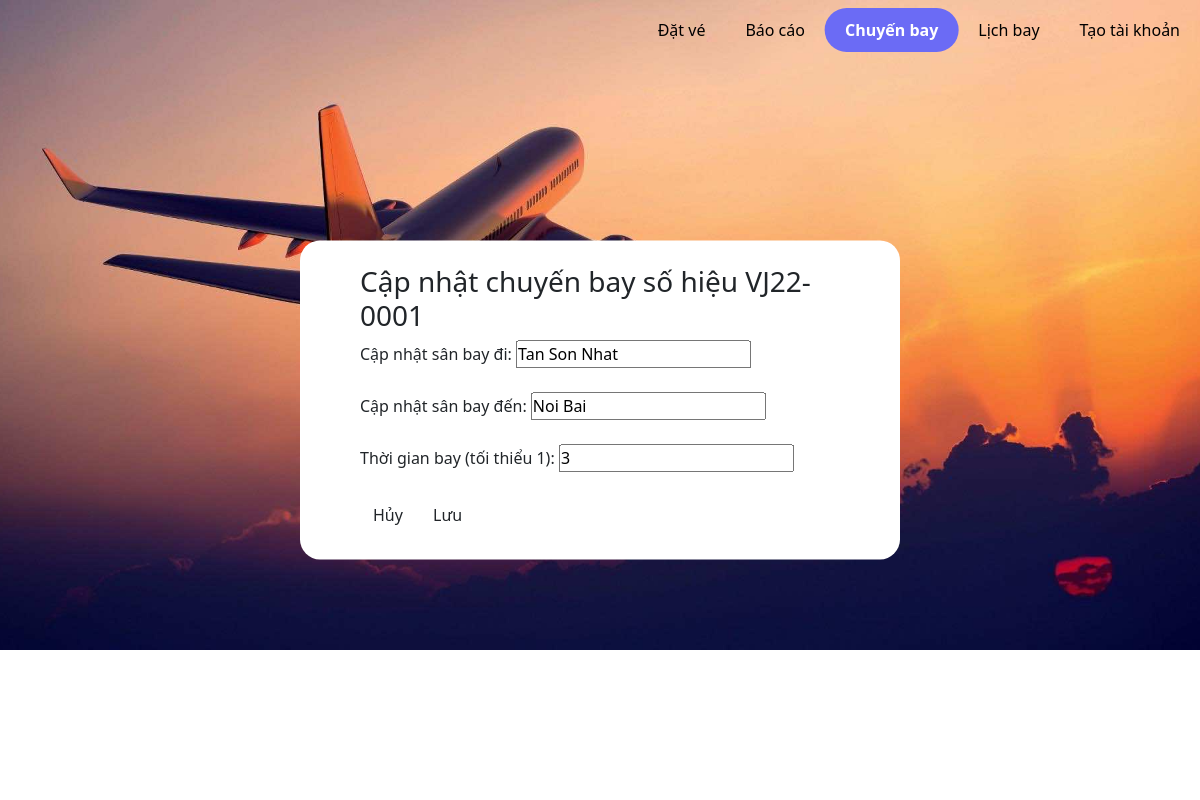
The app's page /update_flight/VJ22-0001/ with its own data.
### flights/models.py (models this page shows, shortened)
class Flight(models.Model):
    flId = models.CharField(max_length=9, primary_key=True)
    fromAp = models.ForeignKey(Airport, on_delete=models.CASCADE, related_name="fromAP_flight")
    toAp = models.ForeignKey(Airport, on_delete=models.CASCADE, related_name="toAP_flight")
    flTime = models.IntegerField()
    brand = models.ForeignKey(Brand, on_delete=models.CASCADE)

class Airport(models.Model):
    apId = models.CharField(max_length=5, primary_key=True)
    apName = models.TextField(max_length=255)
    place = models.TextField(max_length=255)

### flights/views.py (the view, shortened to what this page needs)
# urls.py: path('update_flight/<str:pk>/', views.updateFlight, name='update_flight'),
def updateFlight(request, pk):
    flight = Flight.objects.get(flId=pk)
    form = FlightForm(instance=flight)
    airports = Airport.objects.all()
    context = {"form":form, 'airports':airports, 'flight':flight}
    return render(request, 'update_flight.html', context)

### flights/forms.py
class FlightForm(ModelForm):
    class Meta:
        model = Flight
        fields = '__all__'

### flights/templates/update_flight.html (shortened to what this page needs)
<!DOCTYPE html>
{% load static %}
<html lang="en">
<head>
  <link href="https://cdn.jsdelivr.net/npm/bootstrap@5.3.0-alpha1/dist/css/bootstrap.min.css" rel="stylesheet"
>
  <link rel="stylesheet" href="{% static '/assets/css/styte.css' %}">
</head>
<body>
  <div class="banner banner2">
    <div class="navbar">
      <a class="nav-item" href={% url "index" %}>Đặt vé</a>
      <a class="nav-item" href="">Báo cáo</a>
      <a class="nav-item active" href="{% url 'flight_list' %}">Chuyến bay</a>
      <a class="nav-item" href="{% url 'flight_list' %}">Lịch bay</a>
      <a class="nav-item" href="{% url 'create_user' %}">Tạo tài khoản</a>
    </div>
    <form id="form-update-fl" action="{% url 'flight_list' %}" method="POST">
      <h3>Cập nhật chuyến bay số hiệu {{flight.flId}}</h3>
      <label>Cập nhật sân bay đi: </label>
      <input type="text" required list="airport_list" name="fromAp" value="{{flight.fromAp.apName}}">
      <br><br>
      <label>Cập nhật sân bay đến: </label>
      <input type="text" required list="airport_list" name="toAp" value="{{flight.toAp.apName}}">
      <br><br>
      <label for="flight_time">Thời gian bay (tối thiểu 1): </label>
      <input type="number" id="flight_time" min="1" required name="flight_time" value="{{flight.flTime}}">
      <br><br>
      <div class="form__action">
        <a class="btn btn--dark" href="{{request.META.HTTP_REFERER}}">Hủy</a>
        <button class="btn btn--main" type="submit" onclick="notify()">Lưu</button>
      </div>
    </form>
</body>
</html>

### flights/static/assets/css/styte.css (style rules this page uses)
* { margin: 0; padding: 0; box-sizing: border-box; }
.banner { position: relative; background: url('../img/banner.jpg') no-repeat top -150px center/cover; transform: scaleX(-1); height: 300px; }
.navbar { position: absolute; transform: scaleX(-1); }
.nav-item { padding: 10px 20px; text-decoration: none; color: black; }
.nav-item.active { background-color: rgb(107, 107, 245); color: #fff; border-radius: 50px; font-weight: 700; }
#form-update-fl { position: absolute; left: 50%; top: 50%; transform: translate(-50%, -50%) scaleX(-1); background-color: #fff; padding: 25px 60px; border-radius: 20px; }
.banner2 { height: 100vh; }

### records on screen
Flight: flId "VJ22-0001", fromAp "Tan Son Nhat", toAp "Noi Bai", flight_time "3"
